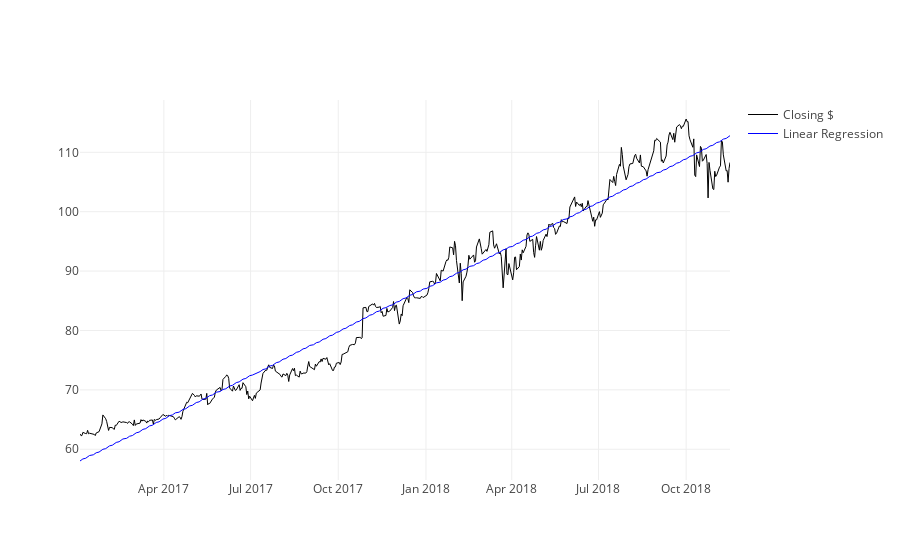

Notebook cell for this chart:
### Markdown cell above
### Graph it next to the Closing price data!

### Code cell
linreg_line = go.Scatter(
    x=msft3.index,
    y = msft3['LinReg'],
    name= 'Linear Regression',
    line = {'color' : 'blue','width' : 1 }
)

data = [ close_line, linreg_line]

iplot(data)

### Figure 1 — Plotly figure (JSON) as saved in the notebook; plotly's stock layout.template omitted (floating-point values rounded to 4 significant figures; data arrays with more than 128 entries replaced by an {"elided": "..."} marker saying what was removed)
{"data": [{"line": {"color": "black", "width": 1}, "name": "Closing $", "type": "scatter", "uid": "9aa8d1a4-eba2-11e8-9019-542696d0ac25", "x": {"elided": "474 str values"}, "y": {"elided": "474 float values"}}, {"line": {"color": "blue", "width": 1}, "name": "Linear Regression", "type": "scatter", "uid": "9aa8d3f4-eba2-11e8-992c-542696d0ac25", "x": {"elided": "474 str values"}, "y": {"elided": "474 float values"}}], "layout": {}}
